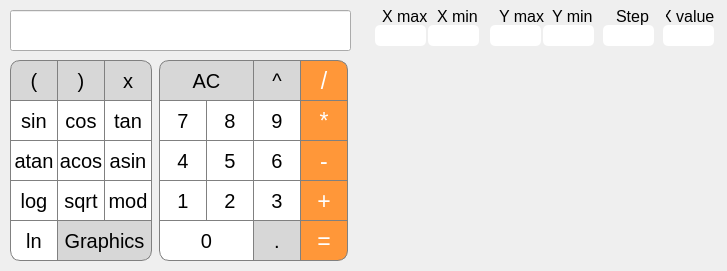
<?xml version="1.0" encoding="UTF-8"?>
<ui version="4.0">
 <class>MainWindow</class>
 <widget class="QMainWindow" name="MainWindow">
  <property name="geometry">
   <rect>
    <x>0</x>
    <y>0</y>
    <width>727</width>
    <height>271</height>
   </rect>
  </property>
  <property name="windowTitle">
   <string>MainWindow</string>
  </property>
  <widget class="QWidget" name="centralwidget">
   <widget class="QLineEdit" name="result">
    <property name="geometry">
     <rect>
      <x>10</x>
      <y>10</y>
      <width>341</width>
      <height>41</height>
     </rect>
    </property>
    <property name="font">
     <font>
      <pointsize>20</pointsize>
     </font>
    </property>
    <property name="layoutDirection">
     <enum>Qt::RightToLeft</enum>
    </property>
    <property name="styleSheet">
     <string notr="true">QLineEdit#lineEdit {
  border-top-right-radius: 10px;
  border-top-left-radius: 10px;
  border-bottom-left-radius: 10px;
  border-bottom-right-radius: 10px;
  
}
</string>
    </property>
    <property name="text">
     <string/>
    </property>
   </widget>
   <widget class="QPushButton" name="pushButton_degree">
    <property name="geometry">
     <rect>
      <x>253</x>
      <y>60</y>
      <width>48</width>
      <height>41</height>
     </rect>
    </property>
    <property name="font">
     <font>
      <pointsize>15</pointsize>
     </font>
    </property>
    <property name="autoFillBackground">
     <bool>false</bool>
    </property>
    <property name="styleSheet">
     <string notr="true">QPushButton {
  background-color: rgb(215, 215, 215);
  border: 1px solid gray;
  color: black
}
QPushButton:pressed {
    background-color: qlineargradient(x1: 0, y1: 0, x2: 0, y2: 1,
                                      stop: 0 #BEBEBE, stop: 1 #D7D7D7);
}</string>
    </property>
    <property name="text">
     <string>^</string>
    </property>
    <property name="default">
     <bool>false</bool>
    </property>
   </widget>
   <widget class="QPushButton" name="pushButton_AC">
    <property name="geometry">
     <rect>
      <x>159</x>
      <y>60</y>
      <width>95</width>
      <height>41</height>
     </rect>
    </property>
    <property name="font">
     <font>
      <pointsize>15</pointsize>
      <italic>false</italic>
      <bold>false</bold>
      <underline>false</underline>
      <strikeout>false</strikeout>
     </font>
    </property>
    <property name="autoFillBackground">
     <bool>false</bool>
    </property>
    <property name="styleSheet">
     <string notr="true">QPushButton {
  background-color: rgb(215, 215, 215);
  border: 1px solid gray;
  border-top-left-radius: 10px;
  color: black
}
QPushButton:pressed {
    background-color: qlineargradient(x1: 0, y1: 0, x2: 0, y2: 1,
                                      stop: 0 #BEBEBE, stop: 1 #D7D7D7);
}</string>
    </property>
    <property name="text">
     <string>AC</string>
    </property>
    <property name="default">
     <bool>false</bool>
    </property>
   </widget>
   <widget class="QPushButton" name="pushButton_9">
    <property name="geometry">
     <rect>
      <x>253</x>
      <y>100</y>
      <width>48</width>
      <height>41</height>
     </rect>
    </property>
    <property name="font">
     <font>
      <pointsize>15</pointsize>
     </font>
    </property>
    <property name="autoFillBackground">
     <bool>false</bool>
    </property>
    <property name="styleSheet">
     <string notr="true">QPushButton {
  background-color: rgb(255, 255, 255);
  color: black; 
  border: 1px solid gray;
}

QPushButton:pressed {
    background-color: qlineargradient(x1: 0, y1: 0, x2: 0, y2: 1,
                                      stop: 0 #dadbde, stop: 1 #f6f7fa);
}</string>
    </property>
    <property name="text">
     <string>9</string>
    </property>
    <property name="default">
     <bool>false</bool>
    </property>
   </widget>
   <widget class="QPushButton" name="pushButton_multiply">
    <property name="geometry">
     <rect>
      <x>300</x>
      <y>100</y>
      <width>48</width>
      <height>41</height>
     </rect>
    </property>
    <property name="font">
     <font>
      <pointsize>17</pointsize>
     </font>
    </property>
    <property name="autoFillBackground">
     <bool>false</bool>
    </property>
    <property name="styleSheet">
     <string notr="true">QPushButton {
  background-color: rgb(255, 151, 57);
  color: white; 
  border: 1px solid gray;
}

QPushButton:pressed {
    background-color: qlineargradient(x1: 0, y1: 0, x2: 0, y2: 1,
                                      stop: 0 #FF7832, stop: 1 #FF9739);
}</string>
    </property>
    <property name="text">
     <string>*</string>
    </property>
    <property name="default">
     <bool>false</bool>
    </property>
   </widget>
   <widget class="QPushButton" name="pushButton_8">
    <property name="geometry">
     <rect>
      <x>206</x>
      <y>100</y>
      <width>48</width>
      <height>41</height>
     </rect>
    </property>
    <property name="font">
     <font>
      <pointsize>15</pointsize>
     </font>
    </property>
    <property name="autoFillBackground">
     <bool>false</bool>
    </property>
    <property name="styleSheet">
     <string notr="true">QPushButton {
  background-color: rgb(255, 255, 255);
  color: black; 
  border: 1px solid gray;
}

QPushButton:pressed {
    background-color: qlineargradient(x1: 0, y1: 0, x2: 0, y2: 1,
                                      stop: 0 #dadbde, stop: 1 #f6f7fa);
}</string>
    </property>
    <property name="text">
     <string>8</string>
    </property>
    <property name="default">
     <bool>false</bool>
    </property>
   </widget>
   <widget class="QPushButton" name="pushButton_7">
    <property name="geometry">
     <rect>
      <x>159</x>
      <y>100</y>
      <width>48</width>
      <height>41</height>
     </rect>
    </property>
    <property name="font">
     <font>
      <pointsize>15</pointsize>
     </font>
    </property>
    <property name="autoFillBackground">
     <bool>false</bool>
    </property>
    <property name="styleSheet">
     <string notr="true">QPushButton {
  background-color: white;
  color: black; 
  border: 1px solid gray;
}

QPushButton:pressed {
    background-color: qlineargradient(x1: 0, y1: 0, x2: 0, y2: 1,
                                      stop: 0 #dadbde, stop: 1 #f6f7fa);
}</string>
    </property>
    <property name="text">
     <string>7</string>
    </property>
    <property name="default">
     <bool>false</bool>
    </property>
   </widget>
   <widget class="QPushButton" name="pushButton_subtracting">
    <property name="geometry">
     <rect>
      <x>300</x>
      <y>140</y>
      <width>48</width>
      <height>41</height>
     </rect>
    </property>
    <property name="font">
     <font>
      <pointsize>17</pointsize>
     </font>
    </property>
    <property name="autoFillBackground">
     <bool>false</bool>
    </property>
    <property name="styleSheet">
     <string notr="true">QPushButton {
  background-color: rgb(255, 151, 57);
  color: white; 
  border: 1px solid gray;
}

QPushButton:pressed {
    background-color: qlineargradient(x1: 0, y1: 0, x2: 0, y2: 1,
                                      stop: 0 #FF7832, stop: 1 #FF9739);
}</string>
    </property>
    <property name="text">
     <string>-</string>
    </property>
    <property name="default">
     <bool>false</bool>
    </property>
   </widget>
   <widget class="QPushButton" name="pushButton_6">
    <property name="geometry">
     <rect>
      <x>253</x>
      <y>140</y>
      <width>48</width>
      <height>41</height>
     </rect>
    </property>
    <property name="font">
     <font>
      <pointsize>15</pointsize>
     </font>
    </property>
    <property name="autoFillBackground">
     <bool>false</bool>
    </property>
    <property name="styleSheet">
     <string notr="true">QPushButton {
  background-color: rgb(255, 255, 255);
  color: black; 
  border: 1px solid gray;
}

QPushButton:pressed {
    background-color: qlineargradient(x1: 0, y1: 0, x2: 0, y2: 1,
                                      stop: 0 #dadbde, stop: 1 #f6f7fa);
}</string>
    </property>
    <property name="text">
     <string>6</string>
    </property>
    <property name="default">
     <bool>false</bool>
    </property>
   </widget>
   <widget class="QPushButton" name="pushButton_5">
    <property name="geometry">
     <rect>
      <x>206</x>
      <y>140</y>
      <width>48</width>
      <height>41</height>
     </rect>
    </property>
    <property name="font">
     <font>
      <pointsize>15</pointsize>
     </font>
    </property>
    <property name="autoFillBackground">
     <bool>false</bool>
    </property>
    <property name="styleSheet">
     <string notr="true">QPushButton {
  background-color: rgb(255, 255, 255);
  color: black; 
  border: 1px solid gray;
}

QPushButton:pressed {
    background-color: qlineargradient(x1: 0, y1: 0, x2: 0, y2: 1,
                                      stop: 0 #dadbde, stop: 1 #f6f7fa);
}</string>
    </property>
    <property name="text">
     <string>5</string>
    </property>
    <property name="default">
     <bool>false</bool>
    </property>
   </widget>
   <widget class="QPushButton" name="pushButton_4">
    <property name="geometry">
     <rect>
      <x>159</x>
      <y>140</y>
      <width>48</width>
      <height>41</height>
     </rect>
    </property>
    <property name="font">
     <font>
      <pointsize>15</pointsize>
     </font>
    </property>
    <property name="autoFillBackground">
     <bool>false</bool>
    </property>
    <property name="styleSheet">
     <string notr="true">QPushButton {
  background-color: rgb(255, 255, 255);
  color: black; 
  border: 1px solid gray;
}

QPushButton:pressed {
    background-color: qlineargradient(x1: 0, y1: 0, x2: 0, y2: 1,
                                      stop: 0 #dadbde, stop: 1 #f6f7fa);
}</string>
    </property>
    <property name="text">
     <string>4</string>
    </property>
    <property name="default">
     <bool>false</bool>
    </property>
   </widget>
   <widget class="QPushButton" name="pushButton_plus">
    <property name="geometry">
     <rect>
      <x>300</x>
      <y>180</y>
      <width>48</width>
      <height>41</height>
     </rect>
    </property>
    <property name="font">
     <font>
      <pointsize>17</pointsize>
     </font>
    </property>
    <property name="autoFillBackground">
     <bool>false</bool>
    </property>
    <property name="styleSheet">
     <string notr="true">QPushButton {
  background-color: rgb(255, 151, 57);
  color: white; 
  border: 1px solid gray;
}

QPushButton:pressed {
    background-color: qlineargradient(x1: 0, y1: 0, x2: 0, y2: 1,
                                      stop: 0 #FF7832, stop: 1 #FF9739);
}</string>
    </property>
    <property name="text">
     <string>+</string>
    </property>
    <property name="default">
     <bool>false</bool>
    </property>
   </widget>
   <widget class="QPushButton" name="pushButton_3">
    <property name="geometry">
     <rect>
      <x>253</x>
      <y>180</y>
      <width>48</width>
      <height>41</height>
     </rect>
    </property>
    <property name="font">
     <font>
      <pointsize>15</pointsize>
     </font>
    </property>
    <property name="autoFillBackground">
     <bool>false</bool>
    </property>
    <property name="styleSheet">
     <string notr="true">QPushButton {
  background-color: rgb(255, 255, 255);
  color: black; 
  border: 1px solid gray;
}

QPushButton:pressed {
    background-color: qlineargradient(x1: 0, y1: 0, x2: 0, y2: 1,
                                      stop: 0 #dadbde, stop: 1 #f6f7fa);
}</string>
    </property>
    <property name="text">
     <string>3</string>
    </property>
    <property name="default">
     <bool>false</bool>
    </property>
   </widget>
   <widget class="QPushButton" name="pushButton_2">
    <property name="geometry">
     <rect>
      <x>206</x>
      <y>180</y>
      <width>48</width>
      <height>41</height>
     </rect>
    </property>
    <property name="font">
     <font>
      <pointsize>15</pointsize>
     </font>
    </property>
    <property name="autoFillBackground">
     <bool>false</bool>
    </property>
    <property name="styleSheet">
     <string notr="true">QPushButton {
  background-color: rgb(255, 255, 255);
  color: black; 
  border: 1px solid gray;
}

QPushButton:pressed {
    background-color: qlineargradient(x1: 0, y1: 0, x2: 0, y2: 1,
                                      stop: 0 #dadbde, stop: 1 #f6f7fa);
}</string>
    </property>
    <property name="text">
     <string>2</string>
    </property>
    <property name="default">
     <bool>false</bool>
    </property>
   </widget>
   <widget class="QPushButton" name="pushButton_1">
    <property name="geometry">
     <rect>
      <x>159</x>
      <y>180</y>
      <width>48</width>
      <height>41</height>
     </rect>
    </property>
    <property name="font">
     <font>
      <pointsize>15</pointsize>
      <italic>false</italic>
      <bold>false</bold>
      <kerning>true</kerning>
     </font>
    </property>
    <property name="autoFillBackground">
     <bool>false</bool>
    </property>
    <property name="styleSheet">
     <string notr="true">QPushButton {
  background-color: rgb(255, 255, 255);
  color: black; 
  border: 1px solid gray;
}

QPushButton:pressed {
    background-color: qlineargradient(x1: 0, y1: 0, x2: 0, y2: 1,
                                      stop: 0 #dadbde, stop: 1 #f6f7fa);
}</string>
    </property>
    <property name="text">
     <string>1</string>
    </property>
    <property name="default">
     <bool>false</bool>
    </property>
   </widget>
   <widget class="QPushButton" name="pushButton_answer">
    <property name="geometry">
     <rect>
      <x>300</x>
      <y>220</y>
      <width>48</width>
      <height>41</height>
     </rect>
    </property>
    <property name="font">
     <font>
      <pointsize>17</pointsize>
     </font>
    </property>
    <property name="autoFillBackground">
     <bool>false</bool>
    </property>
    <property name="styleSheet">
     <string notr="true">QPushButton {
  background-color: rgb(255, 151, 57);
  color: white; 
  border: 1px solid gray;
  border-bottom-right-radius: 10px;
}

QPushButton:pressed {
    background-color: qlineargradient(x1: 0, y1: 0, x2: 0, y2: 1,
                                      stop: 0 #FF7832, stop: 1 #FF9739);
}</string>
    </property>
    <property name="text">
     <string>=</string>
    </property>
    <property name="default">
     <bool>false</bool>
    </property>
   </widget>
   <widget class="QPushButton" name="pushButton_dot">
    <property name="geometry">
     <rect>
      <x>253</x>
      <y>220</y>
      <width>48</width>
      <height>41</height>
     </rect>
    </property>
    <property name="font">
     <font>
      <pointsize>15</pointsize>
     </font>
    </property>
    <property name="autoFillBackground">
     <bool>false</bool>
    </property>
    <property name="styleSheet">
     <string notr="true">QPushButton {
  background-color: rgb(215, 215, 215);
  border: 1px solid gray;
  color: black
}
QPushButton:pressed {
    background-color: qlineargradient(x1: 0, y1: 0, x2: 0, y2: 1,
                                      stop: 0 #BEBEBE, stop: 1 #D7D7D7);
}</string>
    </property>
    <property name="text">
     <string>.</string>
    </property>
    <property name="default">
     <bool>false</bool>
    </property>
   </widget>
   <widget class="QPushButton" name="pushButton_0">
    <property name="geometry">
     <rect>
      <x>159</x>
      <y>220</y>
      <width>95</width>
      <height>41</height>
     </rect>
    </property>
    <property name="font">
     <font>
      <pointsize>15</pointsize>
     </font>
    </property>
    <property name="autoFillBackground">
     <bool>false</bool>
    </property>
    <property name="styleSheet">
     <string notr="true">QPushButton {
  background-color: rgb(255, 255, 255);
  color: black; 
  border: 1px solid gray;
  border-bottom-left-radius: 10px;
}

QPushButton:pressed {
    background-color: qlineargradient(x1: 0, y1: 0, x2: 0, y2: 1,
                                      stop: 0 #dadbde, stop: 1 #f6f7fa);
}</string>
    </property>
    <property name="text">
     <string>0</string>
    </property>
    <property name="default">
     <bool>false</bool>
    </property>
   </widget>
   <widget class="QPushButton" name="pushButton_atan">
    <property name="geometry">
     <rect>
      <x>10</x>
      <y>140</y>
      <width>48</width>
      <height>41</height>
     </rect>
    </property>
    <property name="font">
     <font>
      <pointsize>15</pointsize>
     </font>
    </property>
    <property name="autoFillBackground">
     <bool>false</bool>
    </property>
    <property name="styleSheet">
     <string notr="true">QPushButton {
  background-color: white;
  border: 1px solid gray;
  color: black
}

QPushButton:pressed {
    background-color: qlineargradient(x1: 0, y1: 0, x2: 0, y2: 1,
                                      stop: 0 #dadbde, stop: 1 #f6f7fa);
}</string>
    </property>
    <property name="text">
     <string>atan</string>
    </property>
    <property name="default">
     <bool>false</bool>
    </property>
   </widget>
   <widget class="QPushButton" name="pushButton_sin">
    <property name="geometry">
     <rect>
      <x>10</x>
      <y>100</y>
      <width>48</width>
      <height>41</height>
     </rect>
    </property>
    <property name="font">
     <font>
      <pointsize>15</pointsize>
     </font>
    </property>
    <property name="autoFillBackground">
     <bool>false</bool>
    </property>
    <property name="styleSheet">
     <string notr="true">QPushButton {
  background-color: white;
  border: 1px solid gray;
  color: black
}

QPushButton:pressed {
    background-color: qlineargradient(x1: 0, y1: 0, x2: 0, y2: 1,
                                      stop: 0 #dadbde, stop: 1 #f6f7fa);
}</string>
    </property>
    <property name="text">
     <string>sin</string>
    </property>
    <property name="default">
     <bool>false</bool>
    </property>
   </widget>
   <widget class="QPushButton" name="pushButton_log">
    <property name="geometry">
     <rect>
      <x>10</x>
      <y>180</y>
      <width>48</width>
      <height>41</height>
     </rect>
    </property>
    <property name="font">
     <font>
      <pointsize>15</pointsize>
      <italic>false</italic>
      <bold>false</bold>
      <kerning>true</kerning>
     </font>
    </property>
    <property name="autoFillBackground">
     <bool>false</bool>
    </property>
    <property name="styleSheet">
     <string notr="true">QPushButton {
  background-color: white;
  border: 1px solid gray;
  color: black
}

QPushButton:pressed {
    background-color: qlineargradient(x1: 0, y1: 0, x2: 0, y2: 1,
                                      stop: 0 #dadbde, stop: 1 #f6f7fa);
}</string>
    </property>
    <property name="text">
     <string>log</string>
    </property>
    <property name="default">
     <bool>false</bool>
    </property>
   </widget>
   <widget class="QPushButton" name="pushButton_sqrt">
    <property name="geometry">
     <rect>
      <x>57</x>
      <y>180</y>
      <width>48</width>
      <height>41</height>
     </rect>
    </property>
    <property name="font">
     <font>
      <pointsize>15</pointsize>
     </font>
    </property>
    <property name="autoFillBackground">
     <bool>false</bool>
    </property>
    <property name="styleSheet">
     <string notr="true">QPushButton {
  background-color: white;
  border: 1px solid gray;
  color: black
}

QPushButton:pressed {
    background-color: qlineargradient(x1: 0, y1: 0, x2: 0, y2: 1,
                                      stop: 0 #dadbde, stop: 1 #f6f7fa);
}</string>
    </property>
    <property name="text">
     <string>sqrt</string>
    </property>
    <property name="default">
     <bool>false</bool>
    </property>
   </widget>
   <widget class="QPushButton" name="pushButton_tan">
    <property name="geometry">
     <rect>
      <x>104</x>
      <y>100</y>
      <width>48</width>
      <height>41</height>
     </rect>
    </property>
    <property name="font">
     <font>
      <pointsize>15</pointsize>
     </font>
    </property>
    <property name="autoFillBackground">
     <bool>false</bool>
    </property>
    <property name="styleSheet">
     <string notr="true">QPushButton {
  background-color: white;
  border: 1px solid gray;
  color: black
}

QPushButton:pressed {
    background-color: qlineargradient(x1: 0, y1: 0, x2: 0, y2: 1,
                                      stop: 0 #dadbde, stop: 1 #f6f7fa);
}</string>
    </property>
    <property name="text">
     <string>tan</string>
    </property>
    <property name="default">
     <bool>false</bool>
    </property>
   </widget>
   <widget class="QPushButton" name="pushButton_rightBracket">
    <property name="geometry">
     <rect>
      <x>57</x>
      <y>60</y>
      <width>48</width>
      <height>41</height>
     </rect>
    </property>
    <property name="font">
     <font>
      <pointsize>15</pointsize>
     </font>
    </property>
    <property name="autoFillBackground">
     <bool>false</bool>
    </property>
    <property name="styleSheet">
     <string notr="true">QPushButton {
  background-color: rgb(215, 215, 215);
  border: 1px solid gray;
  color: black;
}
QPushButton:pressed {
    background-color: qlineargradient(x1: 0, y1: 0, x2: 0, y2: 1,
                                      stop: 0 #BEBEBE, stop: 1 #D7D7D7);
}</string>
    </property>
    <property name="text">
     <string>)</string>
    </property>
    <property name="default">
     <bool>false</bool>
    </property>
   </widget>
   <widget class="QPushButton" name="pushButton_cos">
    <property name="geometry">
     <rect>
      <x>57</x>
      <y>100</y>
      <width>48</width>
      <height>41</height>
     </rect>
    </property>
    <property name="font">
     <font>
      <pointsize>15</pointsize>
     </font>
    </property>
    <property name="autoFillBackground">
     <bool>false</bool>
    </property>
    <property name="styleSheet">
     <string notr="true">QPushButton {
  background-color: white;
  border: 1px solid gray;
  color: black
}

QPushButton:pressed {
    background-color: qlineargradient(x1: 0, y1: 0, x2: 0, y2: 1,
                                      stop: 0 #dadbde, stop: 1 #f6f7fa);
}</string>
    </property>
    <property name="text">
     <string>cos</string>
    </property>
    <property name="default">
     <bool>false</bool>
    </property>
   </widget>
   <widget class="QPushButton" name="pushButton_asin">
    <property name="geometry">
     <rect>
      <x>104</x>
      <y>140</y>
      <width>48</width>
      <height>41</height>
     </rect>
    </property>
    <property name="font">
     <font>
      <pointsize>15</pointsize>
     </font>
    </property>
    <property name="autoFillBackground">
     <bool>false</bool>
    </property>
    <property name="styleSheet">
     <string notr="true">QPushButton {
  background-color: white;
  border: 1px solid gray;
  color: black
}

QPushButton:pressed {
    background-color: qlineargradient(x1: 0, y1: 0, x2: 0, y2: 1,
                                      stop: 0 #dadbde, stop: 1 #f6f7fa);
}</string>
    </property>
    <property name="text">
     <string>asin</string>
    </property>
    <property name="default">
     <bool>false</bool>
    </property>
   </widget>
   <widget class="QPushButton" name="pushButton_acos">
    <property name="geometry">
     <rect>
      <x>57</x>
      <y>140</y>
      <width>48</width>
      <height>41</height>
     </rect>
    </property>
    <property name="font">
     <font>
      <pointsize>15</pointsize>
     </font>
    </property>
    <property name="autoFillBackground">
     <bool>false</bool>
    </property>
    <property name="styleSheet">
     <string notr="true">QPushButton {
  background-color: white;
  border: 1px solid gray;
  color: black
}

QPushButton:pressed {
    background-color: qlineargradient(x1: 0, y1: 0, x2: 0, y2: 1,
                                      stop: 0 #dadbde, stop: 1 #f6f7fa);
}</string>
    </property>
    <property name="text">
     <string>acos</string>
    </property>
    <property name="default">
     <bool>false</bool>
    </property>
   </widget>
   <widget class="QPushButton" name="pushButton_mod">
    <property name="geometry">
     <rect>
      <x>104</x>
      <y>180</y>
      <width>48</width>
      <height>41</height>
     </rect>
    </property>
    <property name="font">
     <font>
      <pointsize>15</pointsize>
     </font>
    </property>
    <property name="autoFillBackground">
     <bool>false</bool>
    </property>
    <property name="styleSheet">
     <string notr="true">QPushButton {
  background-color: white;
  border: 1px solid gray;
  color: black
}
QPushButton:pressed {
    background-color: qlineargradient(x1: 0, y1: 0, x2: 0, y2: 1,
                                      stop: 0 #dadbde, stop: 1 #f6f7fa);
}</string>
    </property>
    <property name="text">
     <string>mod</string>
    </property>
    <property name="default">
     <bool>false</bool>
    </property>
   </widget>
   <widget class="QPushButton" name="pushButton_Graphics">
    <property name="geometry">
     <rect>
      <x>57</x>
      <y>220</y>
      <width>95</width>
      <height>41</height>
     </rect>
    </property>
    <property name="font">
     <font>
      <pointsize>15</pointsize>
     </font>
    </property>
    <property name="autoFillBackground">
     <bool>false</bool>
    </property>
    <property name="styleSheet">
     <string notr="true">QPushButton {
  background-color: rgb(215, 215, 215);
  border: 1px solid gray;
  border-bottom-right-radius: 10px;
  color: black
}
QPushButton:pressed {
    background-color: qlineargradient(x1: 0, y1: 0, x2: 0, y2: 1,
                                      stop: 0 #BEBEBE, stop: 1 #D7D7D7);
}</string>
    </property>
    <property name="text">
     <string>Graphics</string>
    </property>
    <property name="default">
     <bool>false</bool>
    </property>
   </widget>
   <widget class="QPushButton" name="pushButton_ln">
    <property name="geometry">
     <rect>
      <x>10</x>
      <y>220</y>
      <width>48</width>
      <height>41</height>
     </rect>
    </property>
    <property name="font">
     <font>
      <pointsize>15</pointsize>
     </font>
    </property>
    <property name="autoFillBackground">
     <bool>false</bool>
    </property>
    <property name="styleSheet">
     <string notr="true">QPushButton {
  background-color: white;
  border: 1px solid gray;
  border-bottom-left-radius: 10px;
  color: black
}

QPushButton:pressed {
    background-color: qlineargradient(x1: 0, y1: 0, x2: 0, y2: 1,
                                      stop: 0 #dadbde, stop: 1 #f6f7fa);
}</string>
    </property>
    <property name="text">
     <string>ln</string>
    </property>
    <property name="default">
     <bool>false</bool>
    </property>
   </widget>
   <widget class="QPushButton" name="pushButton_x">
    <property name="geometry">
     <rect>
      <x>104</x>
      <y>60</y>
      <width>48</width>
      <height>41</height>
     </rect>
    </property>
    <property name="font">
     <font>
      <pointsize>15</pointsize>
     </font>
    </property>
    <property name="autoFillBackground">
     <bool>false</bool>
    </property>
    <property name="styleSheet">
     <string notr="true">QPushButton {
  background-color: rgb(215, 215, 215);
  border: 1px solid gray;
  border-top-right-radius: 10px;
  color: black
}
QPushButton:pressed {
    background-color: qlineargradient(x1: 0, y1: 0, x2: 0, y2: 1,
                                      stop: 0 #BEBEBE, stop: 1 #D7D7D7);
}</string>
    </property>
    <property name="text">
     <string>x</string>
    </property>
    <property name="default">
     <bool>false</bool>
    </property>
   </widget>
   <widget class="QPushButton" name="pushButton_leftBracket">
    <property name="geometry">
     <rect>
      <x>10</x>
      <y>60</y>
      <width>48</width>
      <height>41</height>
     </rect>
    </property>
    <property name="font">
     <font>
      <pointsize>15</pointsize>
     </font>
    </property>
    <property name="autoFillBackground">
     <bool>false</bool>
    </property>
    <property name="styleSheet">
     <string notr="true">QPushButton {
  background-color: rgb(215, 215, 215);
  border: 1px solid gray;
  border-top-left-radius: 10px;
  color: black
}
QPushButton:pressed {
    background-color: qlineargradient(x1: 0, y1: 0, x2: 0, y2: 1,
                                      stop: 0 #BEBEBE, stop: 1 #D7D7D7);
}</string>
    </property>
    <property name="text">
     <string>(</string>
    </property>
    <property name="default">
     <bool>false</bool>
    </property>
   </widget>
   <widget class="QPushButton" name="pushButton_division">
    <property name="geometry">
     <rect>
      <x>300</x>
      <y>60</y>
      <width>48</width>
      <height>41</height>
     </rect>
    </property>
    <property name="font">
     <font>
      <pointsize>17</pointsize>
     </font>
    </property>
    <property name="autoFillBackground">
     <bool>false</bool>
    </property>
    <property name="styleSheet">
     <string notr="true">QPushButton {
  background-color: rgb(255, 151, 57);
  color: white; 
  border: 1px solid gray;
  border-top-right-radius: 10px;
}

QPushButton:pressed {
    background-color: qlineargradient(x1: 0, y1: 0, x2: 0, y2: 1,
                                      stop: 0 #FF7832, stop: 1 #FF9739);
}</string>
    </property>
    <property name="text">
     <string>/</string>
    </property>
    <property name="default">
     <bool>false</bool>
    </property>
   </widget>
   <widget class="QCustomPlot" name="widget" native="true">
    <property name="geometry">
     <rect>
      <x>375</x>
      <y>57</y>
      <width>339</width>
      <height>201</height>
     </rect>
    </property>
    <property name="styleSheet">
     <string notr="true"/>
    </property>
   </widget>
   <widget class="QLineEdit" name="lineEdit_xMax">
    <property name="geometry">
     <rect>
      <x>375</x>
      <y>25</y>
      <width>51</width>
      <height>21</height>
     </rect>
    </property>
    <property name="styleSheet">
     <string notr="true">  border-top-right-radius: 5px;
  border-top-left-radius: 5px;
  border-bottom-left-radius: 5px;
  border-bottom-right-radius: 5px;</string>
    </property>
   </widget>
   <widget class="QLineEdit" name="lineText_xMax">
    <property name="enabled">
     <bool>true</bool>
    </property>
    <property name="geometry">
     <rect>
      <x>380</x>
      <y>6</y>
      <width>51</width>
      <height>21</height>
     </rect>
    </property>
    <property name="font">
     <font>
      <pointsize>12</pointsize>
      <kerning>true</kerning>
     </font>
    </property>
    <property name="styleSheet">
     <string notr="true">background-color: rgba(255, 255, 255, 0);
  border-top-right-radius: 10px;
  border-top-left-radius: 10px;
  border-bottom-left-radius: 10px;
  border-bottom-right-radius: 10px;</string>
    </property>
    <property name="text">
     <string>X max</string>
    </property>
   </widget>
   <widget class="QLineEdit" name="lineText_xMin">
    <property name="enabled">
     <bool>true</bool>
    </property>
    <property name="geometry">
     <rect>
      <x>435</x>
      <y>6</y>
      <width>51</width>
      <height>21</height>
     </rect>
    </property>
    <property name="font">
     <font>
      <pointsize>12</pointsize>
      <kerning>true</kerning>
     </font>
    </property>
    <property name="styleSheet">
     <string notr="true">background-color: rgba(255, 255, 255, 0);
  border-top-right-radius: 10px;
  border-top-left-radius: 10px;
  border-bottom-left-radius: 10px;
  border-bottom-right-radius: 10px;</string>
    </property>
    <property name="text">
     <string>X min</string>
    </property>
   </widget>
   <widget class="QLineEdit" name="lineEdit_xMin">
    <property name="geometry">
     <rect>
      <x>428</x>
      <y>25</y>
      <width>51</width>
      <height>21</height>
     </rect>
    </property>
    <property name="styleSheet">
     <string notr="true">  border-top-right-radius: 5px;
  border-top-left-radius: 5px;
  border-bottom-left-radius: 5px;
  border-bottom-right-radius: 5px;</string>
    </property>
   </widget>
   <widget class="QLineEdit" name="lineEdit_yMin">
    <property name="geometry">
     <rect>
      <x>543</x>
      <y>25</y>
      <width>51</width>
      <height>21</height>
     </rect>
    </property>
    <property name="styleSheet">
     <string notr="true">  border-top-right-radius: 5px;
  border-top-left-radius: 5px;
  border-bottom-left-radius: 5px;
  border-bottom-right-radius: 5px;</string>
    </property>
   </widget>
   <widget class="QLineEdit" name="lineEdit_yMax">
    <property name="geometry">
     <rect>
      <x>490</x>
      <y>25</y>
      <width>51</width>
      <height>21</height>
     </rect>
    </property>
    <property name="styleSheet">
     <string notr="true">  border-top-right-radius: 5px;
  border-top-left-radius: 5px;
  border-bottom-left-radius: 5px;
  border-bottom-right-radius: 5px;</string>
    </property>
   </widget>
   <widget class="QLineEdit" name="lineText_yMin">
    <property name="enabled">
     <bool>true</bool>
    </property>
    <property name="geometry">
     <rect>
      <x>550</x>
      <y>6</y>
      <width>51</width>
      <height>21</height>
     </rect>
    </property>
    <property name="font">
     <font>
      <pointsize>12</pointsize>
      <kerning>true</kerning>
     </font>
    </property>
    <property name="styleSheet">
     <string notr="true">background-color: rgba(255, 255, 255, 0);
  border-top-right-radius: 10px;
  border-top-left-radius: 10px;
  border-bottom-left-radius: 10px;
  border-bottom-right-radius: 10px;</string>
    </property>
    <property name="text">
     <string>Y min</string>
    </property>
   </widget>
   <widget class="QLineEdit" name="lineText_yMax">
    <property name="enabled">
     <bool>true</bool>
    </property>
    <property name="geometry">
     <rect>
      <x>497</x>
      <y>6</y>
      <width>51</width>
      <height>21</height>
     </rect>
    </property>
    <property name="font">
     <font>
      <pointsize>12</pointsize>
      <kerning>true</kerning>
     </font>
    </property>
    <property name="styleSheet">
     <string notr="true">background-color: rgba(255, 255, 255, 0);
  border-top-right-radius: 10px;
  border-top-left-radius: 10px;
  border-bottom-left-radius: 10px;
  border-bottom-right-radius: 10px;</string>
    </property>
    <property name="text">
     <string>Y max</string>
    </property>
   </widget>
   <widget class="QLineEdit" name="lineText_step">
    <property name="enabled">
     <bool>true</bool>
    </property>
    <property name="geometry">
     <rect>
      <x>614</x>
      <y>6</y>
      <width>51</width>
      <height>21</height>
     </rect>
    </property>
    <property name="font">
     <font>
      <pointsize>12</pointsize>
      <kerning>true</kerning>
     </font>
    </property>
    <property name="styleSheet">
     <string notr="true">background-color: rgba(255, 255, 255, 0);
  border-top-right-radius: 10px;
  border-top-left-radius: 10px;
  border-bottom-left-radius: 10px;
  border-bottom-right-radius: 10px;</string>
    </property>
    <property name="text">
     <string>Step</string>
    </property>
   </widget>
   <widget class="QLineEdit" name="lineEdit_step">
    <property name="geometry">
     <rect>
      <x>603</x>
      <y>25</y>
      <width>51</width>
      <height>21</height>
     </rect>
    </property>
    <property name="styleSheet">
     <string notr="true">  border-top-right-radius: 5px;
  border-top-left-radius: 5px;
  border-bottom-left-radius: 5px;
  border-bottom-right-radius: 5px;</string>
    </property>
   </widget>
   <widget class="QLineEdit" name="lineEdit_xValue">
    <property name="geometry">
     <rect>
      <x>663</x>
      <y>25</y>
      <width>51</width>
      <height>21</height>
     </rect>
    </property>
    <property name="styleSheet">
     <string notr="true">  border-top-right-radius: 5px;
  border-top-left-radius: 5px;
  border-bottom-left-radius: 5px;
  border-bottom-right-radius: 5px;</string>
    </property>
   </widget>
   <widget class="QLineEdit" name="lineText_xValue">
    <property name="enabled">
     <bool>true</bool>
    </property>
    <property name="geometry">
     <rect>
      <x>666</x>
      <y>6</y>
      <width>51</width>
      <height>21</height>
     </rect>
    </property>
    <property name="font">
     <font>
      <pointsize>12</pointsize>
      <kerning>true</kerning>
     </font>
    </property>
    <property name="styleSheet">
     <string notr="true">background-color: rgba(255, 255, 255, 0);
  border-top-right-radius: 10px;
  border-top-left-radius: 10px;
  border-bottom-left-radius: 10px;
  border-bottom-right-radius: 10px;</string>
    </property>
    <property name="text">
     <string>X value</string>
    </property>
   </widget>
  </widget>
 </widget>
 <customwidgets>
  <customwidget>
   <class>QCustomPlot</class>
   <extends>QWidget</extends>
   <header>qcustomplot.h</header>
   <container>1</container>
  </customwidget>
 </customwidgets>
 <resources/>
 <connections/>
</ui>
